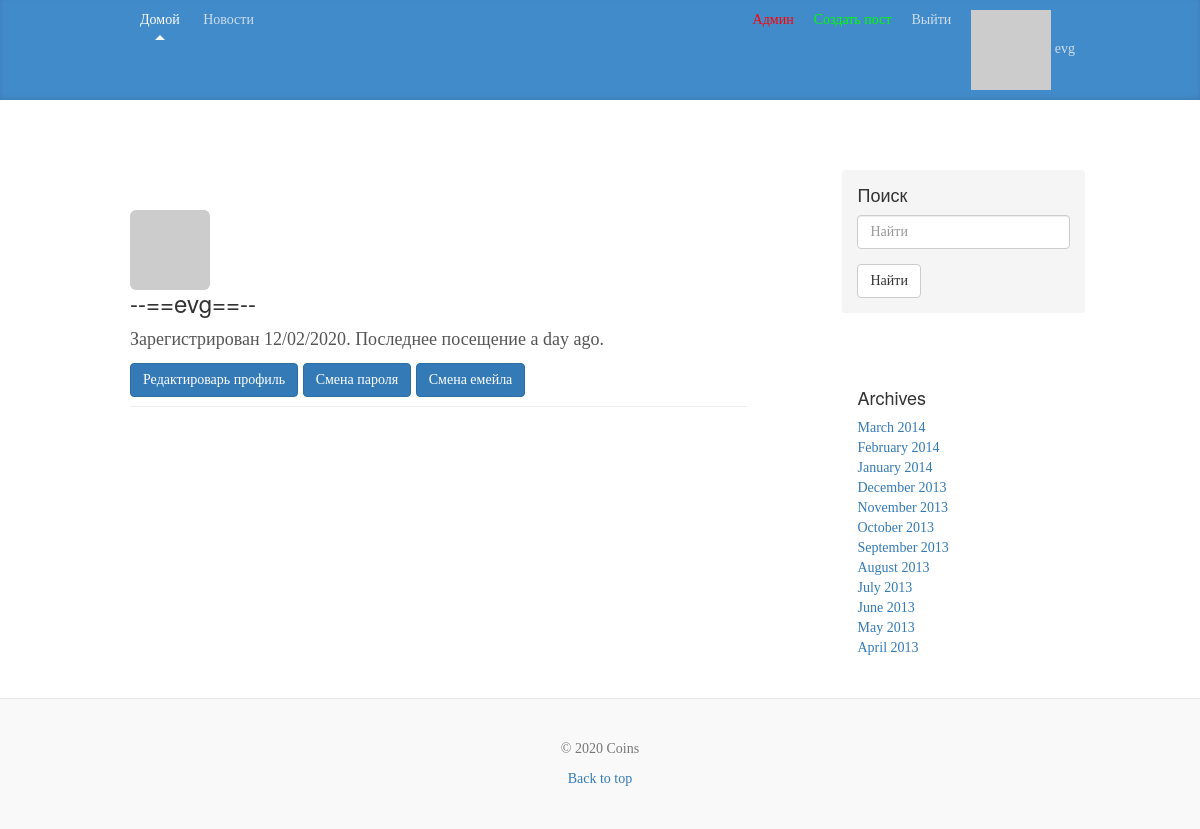
The page /user/evg (signed in) on the database as committed earlier.
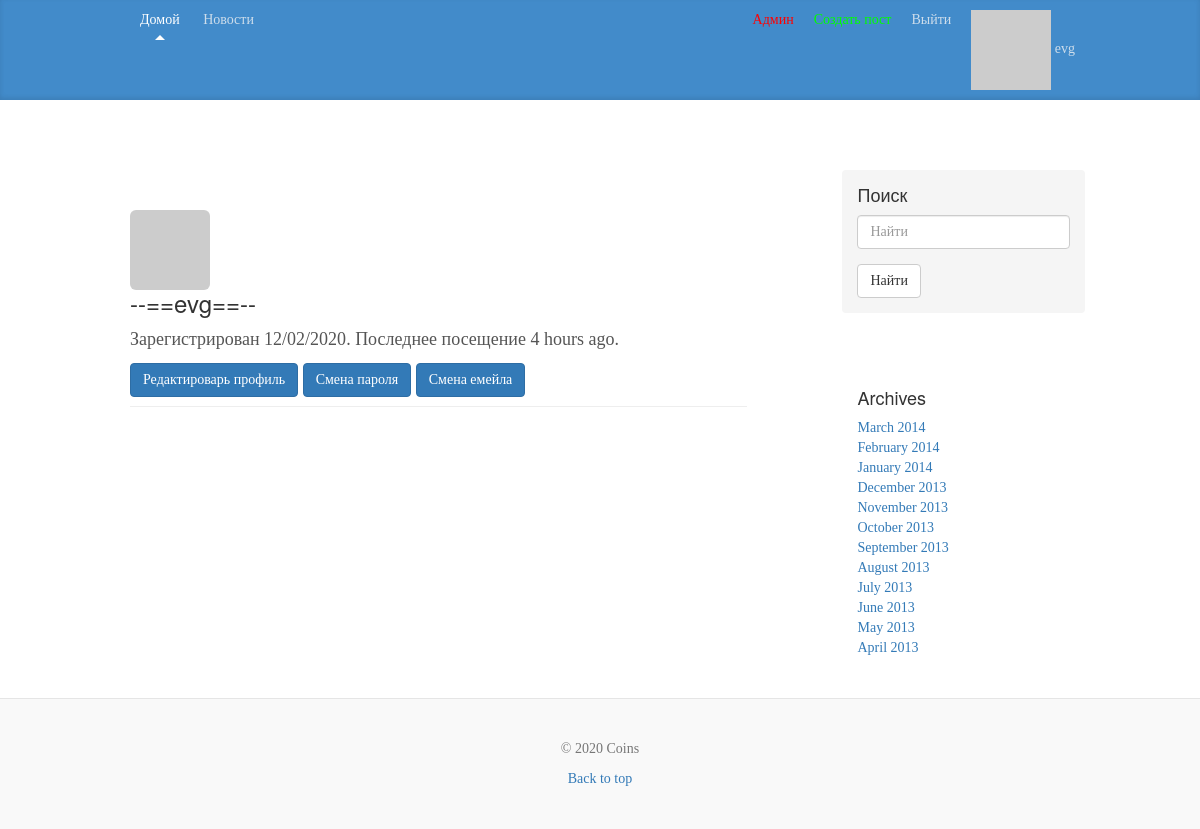
The same page on the database as committed later.
### app/models.py (models this page shows, shortened)
class User(db.Model, UserMixin):
    __tablename__ = 'user'
    id = db.Column(db.Integer, primary_key=True)
    email = db.Column(db.String(255), unique=True)
    username = db.Column(db.String(255), unique=True, index=True)
    password_hash = db.Column(db.String(255))
    active = db.Column(db.Boolean())
    confirmed_at = db.Column(db.DateTime())
    name = db.Column(db.String(64))
    location = db.Column(db.String(64))
    member_since = db.Column(db.DateTime(), default=datetime.utcnow)
    about_me = db.Column(db.String(140))
    last_seen = db.Column(db.DateTime, default=datetime.utcnow)
    avatar_hash = db.Column(db.String(32))
    roles = db.relationship('Role', secondary='roles_users', backref=db.backref('users', lazy='dynamic'))
    posts = db.relationship('Post', backref='author', lazy='dynamic')
    img = db.relationship('StorageImg', backref='author', lazy='dynamic')
    @property
    def password(self):
        raise AttributeError('password is not a readable attribute')
    def gravatar(self, size=100, default='identicon', rating='g'):
        url = 'https://secure.gravatar.com/avatar'
        hash = self.avatar_hash or self.gravatar_hash()
        return '{url}/{hash}?s={size}&d={default}&r={rating}'.\
                        format(url=url, hash=hash, size=size, default=default, rating=rating)
    def is_administrator(self):
        for r in self.roles:
            if str(r) == 'admin':
                return True
        return False

### app/users/controllers.py (the view)
@module.route('/user/<username>')
@login_required
def user(username):
    user = User.query.filter_by(username=username).first_or_404()
    if current_user.confirmed_at is None:
        return redirect(url_for('users.unconfirmed'))
    return render_template('users/user.html', user=user)

### app/models.py (called while the page is built)
@login_manager.user_loader
def load_user(user_id):
    return User.query.get(int(user_id))

    def __repr__(self):
        return self.name

### app/users/controllers.py (called while the page is built)
@module.before_request
def before_request():
    if current_user.is_authenticated:
        current_user.last_seen = datetime.utcnow()
        db.session.commit()

### app/templates/users/user.html (shortened to what this page needs)
{% extends "layout.html" %}
{% block content %}
<div class="page-header">
<img class="img-rounded profile-thumbnail" src="{{ user.gravatar(size=128) }}">
<div class="profile-header">
<h3 class="mt-5">--=={{ user.username }}==--</h3>
    <p>Зарегистрирован {{ moment(user.member_since).format('L') }}. Последнее посещение {{ moment(user.last_seen).fromNow() }}.</p>
 </div>
    {% if current_user.username == user.username %}
    <a class="btn btn-primary" href="{{ url_for('users.edit_profile') }}">Редактироварь профиль</a>
    <a class="btn btn-primary" id="res" href="#">Смена пароля</a>
    <a class="btn btn-primary" href="{{ url_for('users.change_email_request') }}">Смена емейла</a>
    {% endif %}
</div>
{% endblock %}

### app/templates/layout.html (shortened to what this page needs)
{% extends "bootstrap/base.html" %}
{% import "bootstrap/fixes.html" as fixes %}
{% block head %}
  {{super()}}
{% endblock %}
{% block styles %}
  {{super()}}
  <link href="/static/css/blog.css" rel="stylesheet">
{% endblock %}
{% block body %}
  {% block navbar %}
  <div class="blog-masthead">
    <div class="container">
    <nav class="blog-nav">
            <a class="blog-nav-item active" href="{{ url_for('users.index') }}">Домой</a>
            <a class="blog-nav-item" href="{{ url_for('posts.news') }}">Новости</a>
            {% if current_user.is_authenticated %}
            <a class="blog-nav-item navbar-right" href="{{ url_for('users.user', username=current_user.username) }}">
                  <img src="{{ current_user.gravatar(size=18) }}">
                  {{ current_user.username }}
                </a>
            <a class="blog-nav-item navbar-right" href="{{ url_for('users.logout') }}">Выйти</a>
            {% else %}
            <a class="blog-nav-item navbar-right" href="{{ url_for('users.reg') }}">Регистрация</a>
            <a class="blog-nav-item navbar-right" href="{{ url_for('users.log') }}"><span class="glyphicon glyphicon-log-in"></span>  Войти</a>
            {% endif %}
          {% if current_user.is_authenticated %}
            {% if current_user.is_administrator() or current_user.is_writer() %}
              <a class="blog-nav-item navbar-right" style="color: rgb(0, 255, 0)" href="{{ url_for('posts.create_post') }}">Создать пост</a>
            {% endif %}
          {% endif %}
          {% if current_user.is_authenticated %}
                {% if current_user.is_administrator() %}
              <a class="blog-nav-item navbar-right" style="color: rgb(255, 0, 0)" href="{{ url_for('admin.index') }}">Админ</a>
                {% endif %}
          {% endif %}
    </nav>
  </div>
  </div>
  {% endblock %}
  <div class="container">
    {% import "bootstrap/utils.html" as utils %} {{ utils.flashed_messages(dismissible=True, container=False) }}
    <div class="blog-header">
    </div>
    <div class="row">
      <div class="col-sm-8 blog-main">
      {% block content %}{% endblock %}
      </div>
      <div class="col-sm-3 col-sm-offset-1 blog-sidebar">
        <div class="sidebar-module sidebar-module-inset">
          <h4>Поиск</h4>
          <form method='GET' action="{{ url_for('posts.news') }}">
            <div class="form-group">
              <input type="text" class="form-control" placeholder="Найти" name="q" value="{{ request.args.get('q', '') }}">
            </div>
            <button type="submit" class="btn btn-default">Найти</button>
          </form>
        </div>
        <div class="sidebar-module" id="tags">
        </div>
        <div class="sidebar-module">
          <h4>Archives</h4>
          <ol class="list-unstyled">
            <li><a href="#">March 2014</a></li>
            <li><a href="#">February 2014</a></li>
            <li><a href="#">January 2014</a></li>
            <li><a href="#">December 2013</a></li>
            <li><a href="#">November 2013</a></li>
            <li><a href="#">October 2013</a></li>
            <li><a href="#">September 2013</a></li>
            <li><a href="#">August 2013</a></li>
            <li><a href="#">July 2013</a></li>
            <li><a href="#">June 2013</a></li>
            <li><a href="#">May 2013</a></li>
            <li><a href="#">April 2013</a></li>
          </ol>
        </div>
      </div>
    </div>
  </div>
  <footer class="blog-footer">
      <p class="text-muted">&copy; <script type="text/javascript">var mdate = new Date(); document.write(mdate.getFullYear());</script> {{ config.get('APP_NAME')  }} </p>
      <p>
        <a href="#">Back to top</a>
      </p>
  </footer>
{% endblock %}

### app/static/css/blog.css (style rules this page uses)
body { font-family: Georgia, "Times New Roman", Times, serif; color: #555; }
h1, .h1, h2, .h2, h3, .h3, h4, .h4, h5, .h5, h6, .h6 { margin-top: 0; font-family: "Helvetica Neue", Helvetica, Arial, sans-serif; font-weight: normal; color: #333; }
@media (min-width: 1200px) { .container { width: 970px; } }
.blog-masthead { background-color: #428bca; -webkit-box-shadow: inset 0 -2px 5px rgba(0,0,0,.1); box-shadow: inset 0 -2px 5px rgba(0,0,0,.1); }
.blog-nav-item { position: relative; display: inline-block; padding: 10px; font-weight: 500; color: #cdddeb; }
.blog-nav .active { color: #fff; }
.blog-nav .active:after { position: absolute; bottom: 0; left: 50%; width: 0; height: 0; margin-left: -5px; vertical-align: middle; content: " "; border-right: 5px solid transparent; border-bottom: 5px solid; border-left: 5px solid transparent; }
.blog-header { padding-top: 20px; padding-bottom: 20px; }
.blog-main { font-size: 18px; line-height: 1.5; }
.sidebar-module { padding: 15px; margin: 0 -15px 15px; }
.sidebar-module-inset { padding: 15px; background-color: #f5f5f5; border-radius: 4px; }
.blog-footer { padding: 40px 0; color: #999; text-align: center; background-color: #f9f9f9; border-top: 1px solid #e5e5e5; }
.blog-footer p:last-child { margin-bottom: 0; }

Rows that differ between the two databases and show on the page:
changed User "evg": last_seen "a day ago" → "4 hours ago"
